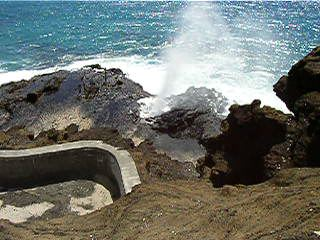
#> input picture TestImages/Blowhole013.jpg, 320 x 240 px, given in place of SnowLeo3.jpg, which was not available
$ python script13.py
#> lines starting #> are read from the running program, lines starting #| are printed output that depends on the picture; pictures that were not available may be replaced by others from this repository, and a replacement may not be noted
import cv2

img1 = cv2.imread("../TestImages/SnowLeo3.jpg")
#> img1 is the input picture: shape (240, 320, 3); mean B, G, R 107.7, 113.1, 108.1
gray1 = cv2.cvtColor(img1, cv2.COLOR_BGR2GRAY)
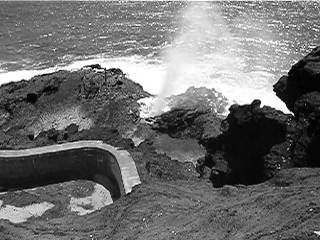
#> gray1: shape (240, 320); min 0, max 255, mean 111

img2 = cv2.imread("../TestImages/SnowLeo2.jpg")
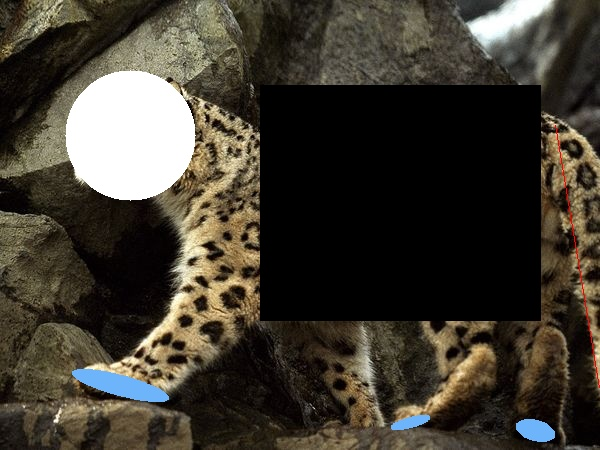
#> input picture PythonScripts/SnowLeo2.jpg, 600 x 450 px, found by its file name
#> img2 is the input picture: shape (450, 600, 3); mean B, G, R 48.7, 59, 64.3
gray2 = cv2.cvtColor(img2, cv2.COLOR_BGR2GRAY)
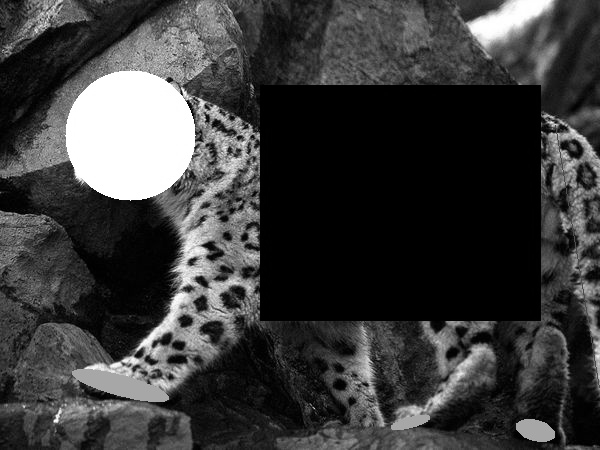
#> gray2: shape (450, 600); min 0, max 255, mean 59.4

hist = cv2.calcHist([gray1], [0], None, [256], [0, 256])
#> hist = 256 values, max 842 at index 10, min 43 at index 0, mean 300
bp = cv2.calcBackProject([gray2], [0], hist, [0, 256], 1)
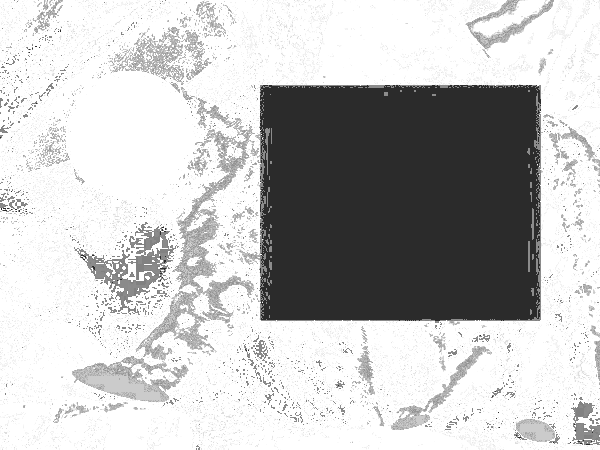
#> bp: shape (450, 600); min 43, max 255, mean 194.1
cv2.imshow("BackProject", bp)

cv2.waitKey(0)
cv2.destroyAllWindows()
